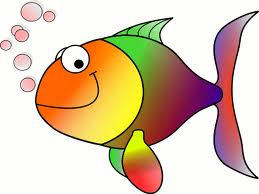
#> input picture HappyFish.jpg, 259 x 194 px
$ python chap7.py --image HappyFish.jpg
#> lines starting #> are read from the running program, lines starting #| are printed output that depends on the picture
from __future__ import print_function
from matplotlib import pyplot as plt
import numpy as np
import argparse
import cv2

ap = argparse.ArgumentParser()
ap.add_argument("-i","--image",required = True,help ="Path to the image" )
args = vars(ap.parse_args())

image = cv2.imread(args["image"])
#> image is the input picture: shape (194, 259, 3); mean B, G, R 170.8, 196.4, 219.3

img = cv2.cvtColor(image, cv2.COLOR_BGR2GRAY)
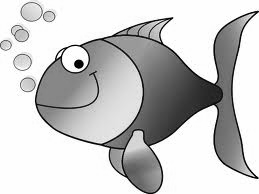
#> img: shape (194, 259); min 0, max 255, mean 200.4
cv2.imshow("Original",image)

plt.figure()
plt.title("gray hist")
hist = cv2.calcHist(img,[0],None,[256],[0,256])
#> hist = 256 values, max 222 at index 254, min 0 at index 0, mean 1.01
plt.plot(hist)


ch = cv2.split(image)
colors = ("b","g","r")

plt.figure()
plt.title("color Histogram")
plt.xlabel("Bins")
plt.ylabel("# of pixels")


for (chan,color) in zip(ch,colors):
	hist = cv2.calcHist([chan],[0],None,[256],[0,256])
	plt.plot(hist, color = color)
	plt.xlim([0,256])
#> this loop made 3 passes
#> color on passes 1 to 3: 'b', 'g', 'r'

fig = plt.figure()
ax = fig.add_subplot(131)
hist = cv2.calcHist([ch[1],ch[0]],[0,1],None,[8,8],[0,256,0,256])
p = ax.imshow(hist,interpolation = "nearest")
ax.set_title("2d color hist GB")
plt.colorbar(p)

ax = fig.add_subplot(132)
hist = cv2.calcHist([ch[2],ch[1]],[0,1],None,[8,8],[0,256,0,256])
p = ax.imshow(hist,interpolation = "nearest")
ax.set_title("2d color hist RG")
plt.colorbar(p)

ax = fig.add_subplot(133)
hist = cv2.calcHist([ch[0],ch[2]],[0,1],None,[8,8],[0,256,0,256])
p = ax.imshow(hist,interpolation = "nearest")
ax.set_title("2d color hist BR")
plt.colorbar(p)

print("2d hist shape : {}, with {} values".format(hist.shape,hist.flatten().shape[0]))
#| 2d hist shape : (8, 8), with 64 values


#plt.figure()
hist = cv2.calcHist([image], [0, 1, 2],None, [8, 8, 8], [0, 256, 0, 256, 0, 256])
print("3D histogram shape: {}, with {} values".format(
hist.shape, hist.flatten().shape[0]))
#| 3D histogram shape: (8, 8, 8), with 512 values

plt.show()
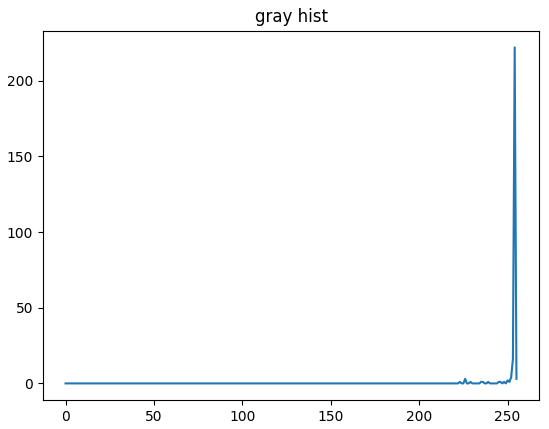
#> figure drawn by matplotlib, 1 panel; curve peaks at x = 254, y = 222
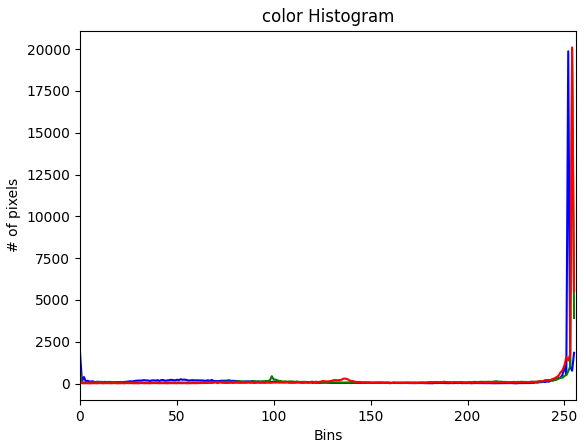
#> figure drawn by matplotlib, 1 panel; curve peaks at x = 252, y = 19869; curve peaks at x = 254, y = 20004; curve peaks at x = 254, y = 20104
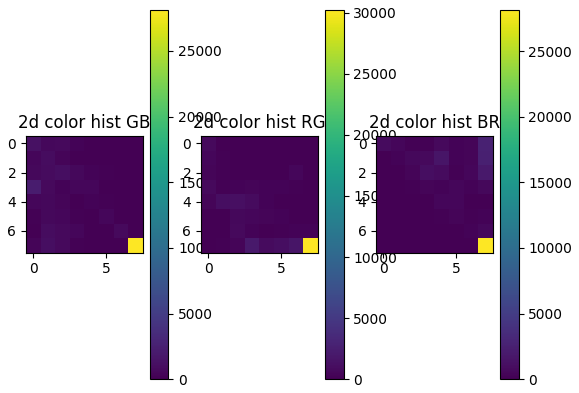
#> figure drawn by matplotlib, 6 panels
#cv2.waitKey(0)
